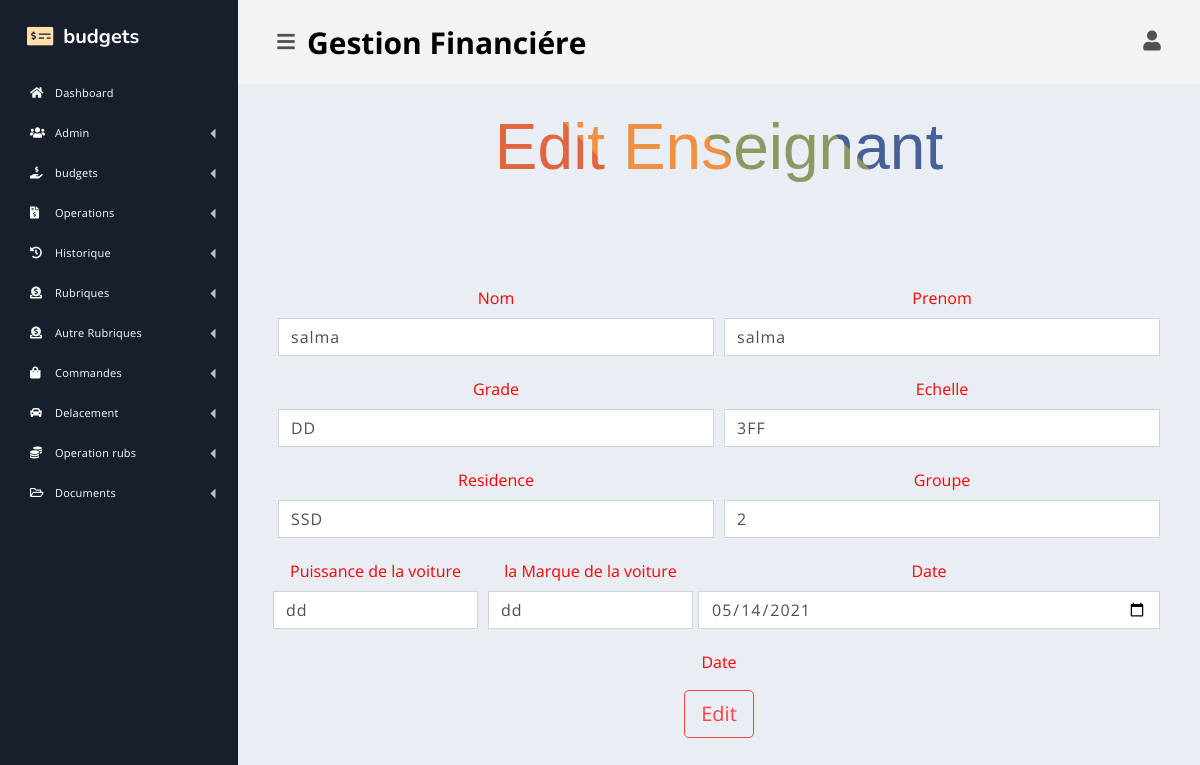
/admin/editEns.php?id_Ens=11 (signed in), run on the app's committed database.
### tables this page shows
CREATE TABLE `enseignant` (
  `id_Ens` int(11) NOT NULL,
  `Nom` varchar(50) NOT NULL,
  `Prenom` varchar(60) NOT NULL,
  `Grade` varchar(30) NOT NULL,
  `Echelle` varchar(255) NOT NULL,
  `Puissance` varchar(255) NOT NULL,
  `Marque` varchar(255) NOT NULL,
  `Residence` varchar(255) NOT NULL,
  `Groupe` int(11) NOT NULL,
  `Date` date NOT NULL
);

### config/dbconfig.php (called while the page is built, shortened)
<?php
    class dbconfig
    {
        public function db_connect(){
        $servername = "localhost";
        $username = "root";
        $password = "";
     try {
       $this->connection = new PDO("mysql:host=$servername;dbname=pfe", $username, $password);
         } catch(PDOException $e) {
  echo "Connection failed: " . $e->getMessage();
               }
        }
    }
?>

### config/Enseignant.php (called while the page is built, shortened)
<?php
 require_once('dbconfig.php');
$db = new dbconfig();
class Enseignant{
     function editEnsInfo(){
        global $db;
  if(isset($_GET['id_Ens'])){
      $id_Ens = $_GET['id_Ens'];
  $stmt = $db->connection->prepare("SELECT * FROM enseignant WHERE id_Ens= ? ");
  $stmt->execute(array($id_Ens));
  return $stmt->fetch();
  }
     }
}

### admin/editEns.php (the view, shortened to what this page needs)
<?php
require_once('../config/Enseignant.php');
$editEns = new Enseignant();
$data =$editEns->editEnsInfo();
?>
<!doctype html>
<html lang="en">
<?php
require_once('../includes/header.php');
 ?>
            <main class="dash-content">
                <div class="container-fluid">
<h3 class="text-center mb-5 bien">Edit Enseignant</h3>
<form action="<?php echo $_SERVER["PHP_SELF"];?>" method="post" class="isnertPatient " >
           <div class="form-row">
    <div class="form-group col-md-6">
      <label >Nom</label>
      <input type="text" name="nom" class="form-control" value="<?php if(isset($data)){echo $data['Nom'];} ?>" >
    </div>
    <div class="form-group col-md-6">
      <label >Prenom</label>
      <input type="text" name="prenom" class="form-control" value="<?php if(isset($data)){echo $data['Prenom'];} ?>" >
    </div>
  </div>
  <div class="form-row">
    <div class="form-group col-md-6">
      <label >Grade</label>
      <input type="text" name="grade" class="form-control" value="<?php if(isset($data)){echo $data['Grade'];} ?>" >
    </div>
    <div class="form-group col-md-6">
      <label >Echelle</label>
      <input type="text" name="echelle" class="form-control" value="<?php if(isset($data)){echo $data['Echelle'];} ?>" >
    </div>
  </div>
  <div class="form-row">
    <div class="form-group col-md-6">
      <label >Residence </label>
      <input type="text" name="residence" class="form-control" value="<?php if(isset($data)){echo $data['Residence'];} ?>" >
    </div>
    <div class="form-group col-md-6">
      <label >Groupe </label>
      <input type="text" name="groupes" class="form-control" value="<?php if(isset($data)){echo $data['Groupe'];} ?>" >
    </div>
  </div>
  <div class="form-row">
  <div class="form-row">
    <div class="form-group col-md-6">
      <label >Puissance de la voiture</label>
      <input type="text" name="puissance" class="form-control" value="<?php if(isset($data)){echo $data['Puissance'];} ?>" >
    </div>
    <div class="form-group col-md-6">
      <label >la Marque de la voiture</label>
      <input type="text" name="marque" class="form-control" value="<?php if(isset($data)){echo $data['Marque'];} ?>" >
    </div>
  </div>
    <div class="form-group col-md">
      <label >Date </label>
      <input type="date" name="date" class="form-control" value="<?php if(isset($data)){echo $data['Date'];} ?>" >
    </div>
  </div>
  <div class="form-group col-md">
      <label >Date </label>
    </div>
  </div>
  <button type="submit"  name="send" class="btn btn-outline-danger btn-lg d-block mx-auto">Edit</button>
                </div>
        </div>
</body>
</html>

### styles/css/style.css (style rules this page uses)
* { box-sizing: border-box; margin:0; padding: 0; }
::placeholder { color: #BDBDBD; opacity: 1; font-weight: 300 }
input, textarea { padding: 10px 12px 10px 12px; border: 1px solid lightgrey; border-radius: 2px; margin-bottom: 5px; margin-top: 2px; width: 100%; box-sizing: border-box; color: #2C3E50; font-size: 14px; letter-spacing: 1px }
.isnertPatient { margin-top: 100px; }
.isnertPatient label { color: red; display: block; text-align: center; }
.bien { background-color: #CA4246; background-image: linear-gradient( 45deg, #CA4246 16.666%, #E16541 16.666%, #E16541 33.333%, #F18F43 33.333%, #F18F43 50%, #8B9862 50%, #8B9862 66.666%, #476098 66.666%, #476098 83.333%, #A7489B 83.333%); background-size: 100%; background-repeat: repeat; -webkit-background-clip: text; -webkit-text-fill-color: transparent; animation: rainbow-text-simple-animation-rev 0.75s ease forwards; }
h3 { font-family: "Archivo Black", sans-serif; font-weight: normal; font-size: 4em; text-align: center; margin-bottom: 0; margin-bottom: -0.25em; display: block; margin-left: auto; margin-right: auto; cursor: pointer; width: 700px; }

### data on the page
enseignant: nom "salma", prenom "salma", grade "DD", echelle "3FF", residence "SSD", groupes "2", puissance "dd", marque "dd", date "05/14/2021"
